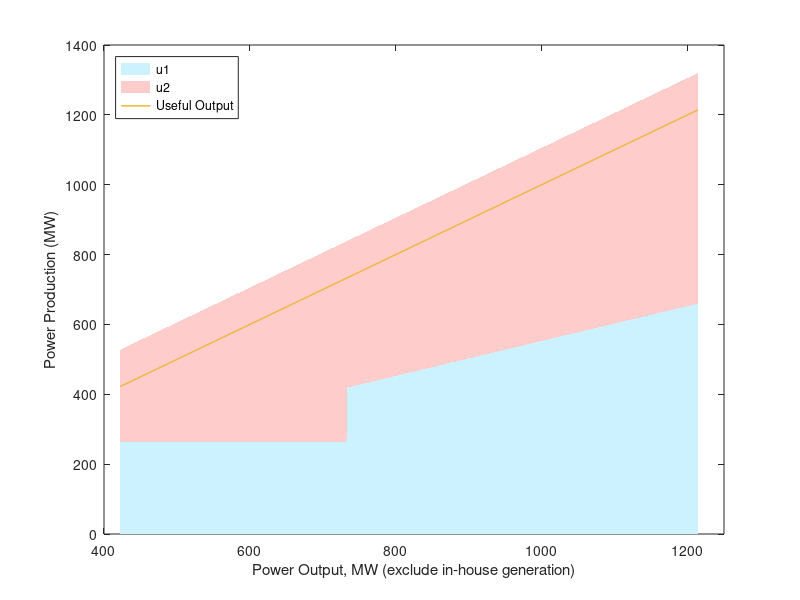
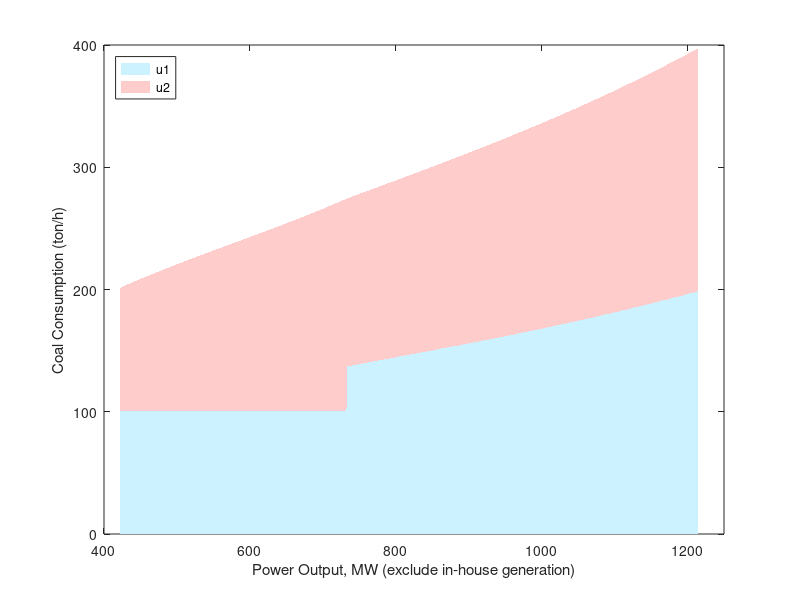

Source code (MATLAB) for these figures, in order:
clear
close all
clc
format compact

coal_nameplate = 660; % [MW]

plot_switch = 'off'; % on/off
switch plot_switch
    case 'on'
coal_fuelrate_x = 0.4:0.01:1; % [normalized]
coal_fuelrate_y = 266*coal_fuelrate_x.^2 -507*coal_fuelrate_x + 542; %[g/kWh]
coal_fuel_x  = coal_fuelrate_x*coal_nameplate; % [MW]
coal_fuel_y = (coal_fuelrate_y*1000).*(coal_fuelrate_x*coal_nameplate)/1e6; % [g/h] -> [ton/h]

% ==============================
% fuel rate
figure(1); clf; hold on;
area([0.4 1]*coal_nameplate, [1 1]*392, 'facec', [0.85 0.98 1], 'edgecolor', 'none');
plot(coal_fuel_x, coal_fuelrate_y, 'linewidth', 1);
xlim([-15 710]);
ylim([298 392]);
my_gridline([1 1 1]*0.85, 'front');
set(gca, 'layer', 'top');
set(gca, 'fontsize', 9);
xlabel('Output Power (MW)');
ylabel('Coal Consumption Rate (g/kWh)', 'fontweight', 'bold', 'fontsize', 12);
set(gcf, 'unit', 'inch', 'pos', [1.0    5.85    5.0000    3.7500]);
set(gca, 'pos', [0.1300    0.115    0.7750    0.77]);
legend('Working Range', 'Fuel Rate');
set(legend, 'pos', [0.4924    0.75    0.2890    0.0950]);
text(0.4*coal_nameplate, mean(get(gca, 'ylim')), '40% of Nameplate Capacity     ', 'rotation', 90, 'horizontalalignment', 'center', 'color', [0.5 0.5 0.5], 'fontsize', 9);
text(1.0*coal_nameplate, mean(get(gca, 'ylim')), '100% of Nameplate Capacity    ', 'rotation', 90, 'horizontalalignment', 'center', 'color', [0.5 0.5 0.5], 'fontsize', 9);

ax_pos = get(gca, 'pos');
x_lim = get(gca, 'xlim');
y_lim = get(gca, 'ylim');
y_tick = get(gca, 'ytick');

ax2 = axes;
set(ax2, 'pos', ax_pos);
set(ax2, 'color', 'none');
set(ax2, 'fontsize', 9);
x_ticklabel = 0:0.15:1.5;
set(ax2, 'xaxislocation', 'top', 'xlim', x_lim, 'xtick', x_ticklabel*coal_nameplate, 'xticklabel', x_ticklabel);
set(ax2, 'yaxislocation', 'right', 'ylim', y_lim, 'ytick', y_tick, 'yticklabel', []);
xlabel('Output Power (Normalized)', 'fontsize', 9);

% ==============================
% fuel consumption
figure(2); clf; hold on;
area([0.4 1]*coal_nameplate, [1 1]*202, 'facec', [0.85 0.98 1], 'edgecolor', 'none');
plot(coal_fuel_x, coal_fuel_y, 'linewidth', 1);
plot([coal_fuel_x(1),coal_fuel_x(end)],[coal_fuel_y(1),coal_fuel_y(end)], '--', 'color', [0.5 0.5 0.5]);
ylim([98 202]);
xlim([-15 710]);

xa = 507/(266*2)*660; % min fuel rate @ 0.953 (i.e. 419MW)
ya = interp1(coal_fuel_x, coal_fuel_y, xa);
plot(xa, ya, 'ko', 'markerf', 'k', 'markersize', 3);
text(xa+0.02, ya+7, 'Min. Fuel Rate      ', 'horizontalalignment', 'right');
text(xa+0.02, ya+2, ['@ ', num2str(xa, '%3.0f'), ' ( (y/x)^{\prime}=0 ) '], 'horizontalalignment', 'right');

xb = 507*2/(266*3*2)*660; % inflection point @ 0.6353 (i.e. 629MW)
yb = interp1(coal_fuel_x, coal_fuel_y, xb);
plot(xb, yb, 'ko', 'markerf', 'k', 'markersize', 3);
text(xb+0.02, yb-4, 'Inflection Point');
text(xb+0.02, yb-8, ['@ ', num2str(xb, '%3.0f'), ' ( y^{\prime\prime}=0 )']);

text(0.4*coal_nameplate, mean(get(gca, 'ylim')), '40% of Nameplate Capacity     ', 'rotation', 90, 'horizontalalignment', 'center', 'color', [0.5 0.5 0.5], 'fontsize', 9);
text(1.0*coal_nameplate, mean(get(gca, 'ylim')), '100% of Nameplate Capacity     ', 'rotation', 90, 'horizontalalignment', 'center', 'color', [0.5 0.5 0.5], 'fontsize', 9);

my_gridline([1 1 1]*0.85, 'front');
set(gca, 'fontsize', 9);
xlabel('Generation (MW)');
ylabel('Coal Consumption (ton/h)', 'fontweight', 'bold', 'fontsize', 12);
set(gcf, 'unit', 'inch', 'pos', [1.0    1.09    5.0000    3.7500]);
set(gca, 'pos', [0.1300    0.115    0.7750    0.77]);

ax_pos = get(gca, 'pos');
x_lim = get(gca, 'xlim');
y_lim = get(gca, 'ylim');
y_tick = get(gca, 'ytick');

ax2 = axes;
set(ax2, 'pos', ax_pos);
set(ax2, 'color', 'none');
set(ax2, 'fontsize', 9);
x_ticklabel = 0:0.15:1.5;
set(ax2, 'xaxislocation', 'top', 'xlim', x_lim, 'xtick', x_ticklabel*coal_nameplate, 'xticklabel', x_ticklabel);
set(ax2, 'yaxislocation', 'right', 'ylim', y_lim, 'ytick', y_tick, 'yticklabel', []);
xlabel('Output Power (Normalized)', 'fontsize', 9);
    case 'off'
        % Nothing
end


%% two coal units
coal_num = 2;
dx1 = 200; % 1000x1000 = 4.33GB RAM
dx2 = 200;
u_coal_unit1 = linspace(0.4,1,dx1) * coal_nameplate;
u_coal_unit2 = linspace(0.4,1,dx2) * coal_nameplate;
[u1_mesh, u2_mesh] = meshgrid(u_coal_unit1, u_coal_unit2);
u = u1_mesh + u2_mesh;

f_coal_unit1 = (266*linspace(0.4,1,dx1).^2 -507*linspace(0.4,1,dx1) + 542).*linspace(0.4,1,dx1)*coal_nameplate/1e3; %[g/kWh]
f_coal_unit2 = (266*linspace(0.4,1,dx2).^2 -507*linspace(0.4,1,dx2) + 542).*linspace(0.4,1,dx2)*coal_nameplate/1e3; %[g/kWh]
[f1,f2] = meshgrid(f_coal_unit1,f_coal_unit2);
f_coal = f1 + f2;

u_unique = (0.4*coal_nameplate*coal_num):1:(coal_nameplate*coal_num);
v_unique = u_unique - 0.08*coal_nameplate*coal_num;

tic;
opt_f = -1*ones(1, length(v_unique));
opt_u1 = -1*ones(1, length(v_unique));
opt_u2 = -1*ones(1, length(v_unique));
opt_v1 = -1*ones(1, length(v_unique));
opt_v2 = -1*ones(1, length(v_unique));
for i = 1:length(v_unique)
    q = v_unique(i);
    u1 = linspace(min(u_coal_unit1),max(u_coal_unit1),2000);
    v1 = u1 - 0.08*coal_nameplate;
    v2 = q - v1;
    u2 = v2 + 0.08*coal_nameplate;
    f = interp2(u_coal_unit1, u_coal_unit2, f_coal, u1, u2);
    if any(~isnan(f))
        [value,id] = min(f);
        opt_u1(i) = u1(id);
        opt_u2(i) = u2(id);
        opt_v1(i) = v1(id);
        opt_v2(i) = v2(id);
        opt_f(i) = value;
    end
end
exclud_id = find(opt_f==-1);
u_unique(exclud_id) = [];
v_unique(exclud_id) = [];
opt_u1(exclud_id) = [];
opt_u2(exclud_id) = [];
opt_f(exclud_id) = [];
toc;

% save('TwoUnits', ...
%      'v_unique', 'opt_f', ...
%      'opt_u1', 'opt_u2', ...
%      'opt_v1', 'opt_v2', ...
%      'dx1', 'dx2');

figure(3); clf; hold on; box on;
ha = area(v_unique, [opt_u1; opt_u2]');
plot(v_unique, v_unique, 'linewidth', 1);
set(ha(1), 'facec', [0.8 0.95 1], 'edgecolor', 'none');
set(ha(2), 'facec', [1 0.8 0.8], 'edgecolor', 'none');
xlabel('Power Output, MW (exclude in-house generation)')
ylabel('Power Production (MW)');
xlim([400 1250]);
legend('u1', 'u2', 'Useful Output');
set(legend, 'location', 'northwest');

figure(31); clf; hold on; box on;
opt_f1 = interp1(u_coal_unit1, f_coal_unit1, opt_u1);
opt_f2 = interp1(u_coal_unit2, f_coal_unit2, opt_u2);
ha = area(v_unique, [opt_f1; opt_f2]');
set(ha(1), 'facec', [0.8 0.95 1], 'edgecolor', 'none');
set(ha(2), 'facec', [1 0.8 0.8], 'edgecolor', 'none');
xlabel('Power Output, MW (exclude in-house generation)')
ylabel('Coal Consumption (ton/h)');
xlim([400 1250]);
legend(ha, 'u1', 'u2');
set(legend, 'location', 'northwest');


%% ========================================================================
plot_switch = 'off'; % on/off
switch plot_switch
    case 'on' % don't plot
dx1 = 10; % very course grid for plotting
dx2 = 15;
u_coal_unit1 = linspace(0.4,1,dx1) * coal_nameplate;
u_coal_unit2 = linspace(0.4,1,dx2) * coal_nameplate;
[u1_mesh, u2_mesh] = meshgrid(u_coal_unit1, u_coal_unit2);
u = u1_mesh + u2_mesh;
f_coal_unit1 = (266*linspace(0.4,1,dx1).^2 -507*linspace(0.4,1,dx1) + 542).*(linspace(0.4,1,dx1)*coal_nameplate/1e3); %[g/kWh]
f_coal_unit2 = (266*linspace(0.4,1,dx2).^2 -507*linspace(0.4,1,dx2) + 542).*(linspace(0.4,1,dx2)*coal_nameplate/1e3); %[g/kWh]
[f1,f2] = meshgrid(f_coal_unit1,f_coal_unit2);
f_coal = f1 + f2;

% ==============================
figure(4); clf;
mesh(u_coal_unit1, u_coal_unit2, u); hold on;
plot3(opt_u1, opt_u2, u_unique, 'o-', 'linewidth', 1, 'markersize', 4);
xlabel('u1 (MW)');
ylabel('u2 (MW)');
zlabel('Combined Power Output (MW)');
view(315, 35);
set(gcf, 'unit', 'inch', 'pos', [1.0    5.85    5.0000    3.7500]);

figure(41); clf;
mesh(u_coal_unit1, u_coal_unit2, u); hold on;
plot3(opt_u1, opt_u2, u_unique, 'o-', 'linewidth', 1, 'markersize', 4);
xlabel('u1 (MW)');
ylabel('u2 (MW)');
zlabel('Combined Power Output (MW)');
axis equal
xlim([250 680])
ylim([250 680])
view(0, 90);
set(gcf, 'unit', 'inch', 'pos', [1.0    1.09    5.0000    3.7500]);

% ==============================
figure(5); clf;
mesh(u_coal_unit1, u_coal_unit2, f_coal); hold on;
surface([0.4 1]*coal_nameplate, [0.4 1]*coal_nameplate, ones(2,2)*299.4, 'facec', [1 0.5 0.5], 'edgecolor', 'none');
plot3([0.44 1]*coal_nameplate, [1 0.44]*coal_nameplate, ones(1,2)*299.4, 'color', 'k')
alpha(0.7);
xlabel('u1 (MW)');
ylabel('u2 (MW)');
zlabel('Combined Fuel Consumption (ton/h)');
% view(315, 45);
view(-110, 25);
set(gcf, 'unit', 'inch', 'pos', [6.2    5.85    5.0000    3.7500]);

figure(51); clf;
mesh(u_coal_unit1, u_coal_unit2, f_coal); hold on;
surface([0.4 1]*coal_nameplate, [0.4 1]*coal_nameplate, ones(2,2)*299.4, 'facec', [1 0.5 0.5], 'edgecolor', 'none');
plot3([0.44 1]*coal_nameplate, [1 0.44]*coal_nameplate, ones(1,2)*400, 'color', 'k', 'linewidth', 1)
alpha(0.7);
xlabel('u1 (MW)');
ylabel('u2 (MW)');
zlabel('Combined Fuel Consumption (ton/h)');
axis equal
xlim([250 680])
ylim([250 680])
view(0, 90);
set(gcf, 'units', 'inch', 'pos', [6.25  1.0900   5   3.75]);

figure(52); clf;
mesh(u_coal_unit1, u_coal_unit2, f_coal); hold on;
plot3(opt_u1, opt_u2, opt_f, 'o-', 'linewidth', 1, 'markersize', 4);
alpha(0.8);
xlabel('u1 (MW)');
ylabel('u2 (MW)');
zlabel('Combined Fuel Consumption (ton/h)');
view(315, 15);
set(gcf, 'unit', 'inch', 'pos', [11.4    5.85    5.0000    3.7500]);

% ==============================
figure(6); clf; hold on; box on;
plot([200 800], [200 800], '-', 'color', [0.7 0.7 0.7]);
plot(opt_u1, opt_u2, 'o-', 'markersize', 3);
xlabel('Optimal u1');
ylabel('Optimal u2');
set(gcf, 'unit', 'inch', 'pos', [11.4    1.0900    5.0000    3.7500]);
axis equal;
axis([200 800 200 800]);
my_gridline;
    otherwise % don't plot
        % Nothing
end


%% Another way to optimize the two-units case (but with dx1 = 1000, solution still zigzags because the cost difference is too small)
% dx1 = 1000; % 4.33GB RAM
% dx2 = 1000;
% u_coal_unit1 = linspace(0.4,1,dx1) * coal_nameplate;
% u_coal_unit2 = linspace(0.4,1,dx2) * coal_nameplate;
% [u1_mesh, u2_mesh] = meshgrid(u_coal_unit1, u_coal_unit2);
% u = u1_mesh + u2_mesh;
% 
% v_coal_unit1 = u_coal_unit1-0.08*coal_nameplate;
% v_coal_unit2 = u_coal_unit2-0.08*coal_nameplate;
% [v1_mesh, v2_mesh] = meshgrid(v_coal_unit1, v_coal_unit2);
% v = v1_mesh + v2_mesh;
% v_unique = unique(v);
% 
% f_coal_unit1 = (266*linspace(0.4,1,dx1).^2 -507*linspace(0.4,1,dx1) + 542).*linspace(0.4,1,dx1)*coal_nameplate/1e3; %[g/kWh]
% f_coal_unit2 = (266*linspace(0.4,1,dx2).^2 -507*linspace(0.4,1,dx2) + 542).*linspace(0.4,1,dx2)*coal_nameplate/1e3; %[g/kWh]
% [f1,f2] = meshgrid(f_coal_unit1,f_coal_unit2);
% f_coal = f1 + f2;
% 
% tic;
% for i = 1:length(v_unique) 
%     id_extract = find(v(:)==v_unique(i));
%     
%     if length(id_extract) > 1
%         f = f_coal(id_extract);
%         u1_extract = u1_mesh(id_extract);
%         u2_extract = u2_mesh(id_extract);
%         v1_extract = v1_mesh(id_extract);
%         v2_extract = v2_mesh(id_extract);
%         
%         id2 = u2_extract >= u1_extract;
%         check_valid = id2;
%         id_valid = find(check_valid == 1);
%         
%         if isempty(id_valid)
%             disp('error!!!');
%         elseif length(id_valid) == 1
%             opt_f(i) = f(id_valid);
%             opt_u1(i) = u1_mesh(id_extract(id_valid));
%             opt_u2(i) = u2_mesh(id_extract(id_valid));
%             opt_v1(i) = v1_mesh(id_extract(id_valid));
%             opt_v2(i) = v2_mesh(id_extract(id_valid));
%         else % length(id_valid) > 1
%             f_valid = f(id_valid);
%             [value, id_opt] = min(f_valid);
%             opt_f(i) = value;
%             opt_u1(i) = u1_mesh(id_extract(id_valid(id_opt)));
%             opt_u2(i) = u2_mesh(id_extract(id_valid(id_opt)));
%             opt_v1(i) = v1_mesh(id_extract(id_valid(id_opt)));
%             opt_v2(i) = v2_mesh(id_extract(id_valid(id_opt)));
%         end
%     else
%         opt_f(i) = f_coal(id_extract);
%         opt_u1(i) = u1_mesh(id_extract);
%         opt_u2(i) = u2_mesh(id_extract);
%         opt_v1(i) = v1_mesh(id_extract);
%         opt_v2(i) = v2_mesh(id_extract);
%     end    
% end
% tt = toc
% 
% figure(7); clf; hold on; box on;
% ha = area(v_unique, [opt_u1; opt_u2]');
% plot(v_unique, v_unique, 'linewidth', 1);
% set(ha(1), 'facec', [0.8 0.95 1], 'edgecolor', 'none');
% set(ha(2), 'facec', [1 0.8 0.8], 'edgecolor', 'none');
% xlabel('Power Output, MW (exclude in-house generation)')
% ylabel('Power Production (MW)');
% xlim([400 1250]);
% legend('u1', 'u2', 'Useful Output');
% set(legend, 'location', 'northwest');


%% three coal units
% dx1 = 100;
% dx2 = 100;
% dx3 = 100;
% u_coal_unit1 = linspace(0.4,1,dx1) * coal_nameplate;
% u_coal_unit2 = linspace(0.4,1,dx2) * coal_nameplate;
% u_coal_unit3 = linspace(0.4,1,dx3) * coal_nameplate;
% u_coal_unit1 = roundn(u_coal_unit1, -1);
% u_coal_unit2 = roundn(u_coal_unit2, -1);
% u_coal_unit3 = roundn(u_coal_unit3, -1);
% [u1_mesh, u2_mesh, u3_mesh] = meshgrid(u_coal_unit1, u_coal_unit2, u_coal_unit3);
% 
% v_coal_unit1 = u_coal_unit1-0.08*coal_nameplate;
% v_coal_unit2 = u_coal_unit2-0.08*coal_nameplate;
% v_coal_unit3 = u_coal_unit3-0.08*coal_nameplate;
% v_coal_unit1 = roundn(v_coal_unit1, -1);
% v_coal_unit2 = roundn(v_coal_unit2, -1);
% v_coal_unit3 = roundn(v_coal_unit3, -1);
% [v1_mesh, v2_mesh, v3_mesh] = meshgrid(v_coal_unit1, v_coal_unit2, v_coal_unit3);
% v = v1_mesh + v2_mesh + v3_mesh;
% 
% f_coal_unit1 = (266*linspace(0.4,1,dx1).^2 -507*linspace(0.4,1,dx1) + 542).*linspace(0.4,1,dx1)*coal_nameplate/1e3; %[g/kWh]
% f_coal_unit2 = (266*linspace(0.4,1,dx2).^2 -507*linspace(0.4,1,dx2) + 542).*linspace(0.4,1,dx2)*coal_nameplate/1e3;
% f_coal_unit3 = (266*linspace(0.4,1,dx3).^2 -507*linspace(0.4,1,dx3) + 542).*linspace(0.4,1,dx3)*coal_nameplate/1e3;
% [f1, f2, f3] = meshgrid(f_coal_unit1, f_coal_unit2, f_coal_unit3);
% f_coal = f1 + f2 + f3;
% 
% v_unique = unique(v(:));
% opt_f = -1*ones(1, length(v_unique));
% opt_u1 = -1*ones(1, length(v_unique));
% opt_u2 = -1*ones(1, length(v_unique));
% opt_u3 = -1*ones(1, length(v_unique));
% opt_v1 = -1*ones(1, length(v_unique));
% opt_v2 = -1*ones(1, length(v_unique));
% opt_v3 = -1*ones(1, length(v_unique));
% 
% tic;
% for i = 1:length(v_unique)
%     id_extract = find(v(:)==v_unique(i));
%     
%     if length(id_extract) > 1
%         f = f_coal(id_extract);
%         u1_extract = u1_mesh(id_extract);
%         u2_extract = u2_mesh(id_extract);
%         u3_extract = u3_mesh(id_extract);
%         v1_extract = v1_mesh(id_extract);
%         v2_extract = v2_mesh(id_extract);
%         v3_extract = v3_mesh(id_extract);
%         
%         id2 = u2_extract >= u1_extract;
%         id3 = u3_extract >= u2_extract;
%         check_valid = id2 & id3;
%         id_valid = find(check_valid == 1);
%         
%         if isempty(id_valid)
%             disp('error!!!');
%         elseif length(id_valid) == 1
%             opt_f(i) = f(id_valid);
%             opt_u1(i) = u1_mesh(id_extract(id_valid));
%             opt_u2(i) = u2_mesh(id_extract(id_valid));
%             opt_u3(i) = u3_mesh(id_extract(id_valid));
%             opt_v1(i) = v1_mesh(id_extract(id_valid));
%             opt_v2(i) = v2_mesh(id_extract(id_valid));
%             opt_v3(i) = v3_mesh(id_extract(id_valid));
%         else % length(id_valid) > 1
%             f_valid = f(id_valid);
%             [value, id_opt] = min(f_valid);
%             opt_f(i) = value;
%             opt_u1(i) = u1_mesh(id_extract(id_valid(id_opt)));
%             opt_u2(i) = u2_mesh(id_extract(id_valid(id_opt)));
%             opt_u3(i) = u3_mesh(id_extract(id_valid(id_opt)));
%             opt_v1(i) = v1_mesh(id_extract(id_valid(id_opt)));
%             opt_v2(i) = v2_mesh(id_extract(id_valid(id_opt)));
%             opt_v3(i) = v3_mesh(id_extract(id_valid(id_opt)));
%         end
%     else
%         opt_f(i) = f_coal(id_extract);
%         opt_u1(i) = u1_mesh(id_extract);
%         opt_u2(i) = u2_mesh(id_extract);
%         opt_u3(i) = u3_mesh(id_extract);
%         opt_v1(i) = v1_mesh(id_extract);
%         opt_v2(i) = v2_mesh(id_extract);
%         opt_v3(i) = v3_mesh(id_extract);
%     end
% end
% tt = toc;
% 
% exclud_id = find(opt_f==-1);
% v_unique(exclud_id) = [];
% opt_u1(exclud_id) = [];
% opt_u2(exclud_id) = [];
% opt_u3(exclud_id) = [];
% opt_v1(exclud_id) = [];
% opt_v2(exclud_id) = [];
% opt_v3(exclud_id) = [];
% opt_f(exclud_id) = [];
% 
% if (dx1 == 100)
% save('ThreeUnits', ...
%      'v_unique', 'opt_f', ...
%      'opt_u1', 'opt_u2', 'opt_u3', ...
%      'opt_v1', 'opt_v2', 'opt_v3', ...
%      'dx1', 'dx2', 'dx3');
% end
% 
% % =================================
% figure(8); clf;  hold on; box on;
% ha = area(v_unique, [opt_u1; opt_u2; opt_u3]', 'edgecolor', 'none');
% plot(v_unique, opt_v1+opt_v2+opt_v3);
% set(ha(1), 'facec', [0.5 0.85 1]);
% set(ha(2), 'facec', [1 0.6 0.6]);
% set(ha(3), 'facec', [1 0.8 0]);
% xlim([600 1850]);
% title([num2str(dx1), 'x' num2str(dx2), 'x' num2str(dx3), ' (', num2str(tt, '%10.1f'), ' sec)']);
% xlabel('Power Output (MW) (exclude in-house use)');
% ylabel('Power Production (MW)');
% legend('u1', 'u2', 'u3', 'Useful Output');
% set(legend, 'location', 'northwest');


%% Four units
% tic;
% dx1 = 80; % use 8.6 GB RAM
% dx2 = 80;
% dx3 = 80;
% dx4 = 80;
% u_coal_unit1 = linspace(0.4,1,dx1) * coal_nameplate;
% u_coal_unit2 = linspace(0.4,1,dx2) * coal_nameplate;
% u_coal_unit3 = linspace(0.4,1,dx3) * coal_nameplate;
% u_coal_unit4 = linspace(0.4,1,dx4) * coal_nameplate;
% u_coal_unit1 = roundn(u_coal_unit1, -1);
% u_coal_unit2 = roundn(u_coal_unit2, -1);
% u_coal_unit3 = roundn(u_coal_unit3, -1);
% u_coal_unit4 = roundn(u_coal_unit4, -1);
% [u1_mesh, u2_mesh, u3_mesh, u4_mesh] = ndgrid(u_coal_unit1, u_coal_unit2, u_coal_unit3, u_coal_unit4);
% 
% v_coal_unit1 = u_coal_unit1-0.08*coal_nameplate;
% v_coal_unit2 = u_coal_unit2-0.08*coal_nameplate;
% v_coal_unit3 = u_coal_unit3-0.08*coal_nameplate;
% v_coal_unit4 = u_coal_unit4-0.08*coal_nameplate;
% v_coal_unit1 = roundn(v_coal_unit1, -1);
% v_coal_unit2 = roundn(v_coal_unit2, -1);
% v_coal_unit3 = roundn(v_coal_unit3, -1);
% v_coal_unit4 = roundn(v_coal_unit4, -1);
% [v1_mesh, v2_mesh, v3_mesh, v4_mesh] = ndgrid(v_coal_unit1, v_coal_unit2, v_coal_unit3, v_coal_unit4);
% v = v1_mesh + v2_mesh + v3_mesh + v4_mesh;
% 
% f_coal_unit1 = (266*linspace(0.4,1,dx1).^2 -507*linspace(0.4,1,dx1) + 542).*linspace(0.4,1,dx1)*coal_nameplate/1e3; %[g/kWh]
% f_coal_unit2 = (266*linspace(0.4,1,dx2).^2 -507*linspace(0.4,1,dx2) + 542).*linspace(0.4,1,dx2)*coal_nameplate/1e3;
% f_coal_unit3 = (266*linspace(0.4,1,dx2).^2 -507*linspace(0.4,1,dx3) + 542).*linspace(0.4,1,dx3)*coal_nameplate/1e3;
% f_coal_unit4 = (266*linspace(0.4,1,dx2).^2 -507*linspace(0.4,1,dx4) + 542).*linspace(0.4,1,dx4)*coal_nameplate/1e3;
% [f1, f2, f3, f4] = ndgrid(f_coal_unit1, f_coal_unit2, f_coal_unit3, f_coal_unit4);
% f_coal = f1 + f2 + f3 + f4;
% toc;
% 
% v_unique = unique(v(:));
% opt_u1 = -1*ones(1, length(v_unique));
% opt_u2 = -1*ones(1, length(v_unique));
% opt_u3 = -1*ones(1, length(v_unique));
% opt_u4 = -1*ones(1, length(v_unique));
% opt_v1 = -1*ones(1, length(v_unique));
% opt_v2 = -1*ones(1, length(v_unique));
% opt_v3 = -1*ones(1, length(v_unique));
% opt_v4 = -1*ones(1, length(v_unique));
% opt_f = -1*ones(1, length(v_unique));
% 
% tic;
% for i = 1:length(v_unique)
%     id_extract = find(v(:)==v_unique(i));
%     
%     if length(id_extract) > 1
%         f = f_coal(id_extract);
%         u1_extract = u1_mesh(id_extract);
%         u2_extract = u2_mesh(id_extract);
%         u3_extract = u3_mesh(id_extract);
%         u4_extract = u4_mesh(id_extract);
%         v1_extract = v1_mesh(id_extract);
%         v2_extract = v2_mesh(id_extract);
%         v3_extract = v3_mesh(id_extract);
%         v4_extract = v4_mesh(id_extract);
%         
%         id2 = u2_extract >= u1_extract;
%         id3 = u3_extract >= u2_extract;
%         id4 = u4_extract >= u3_extract;
%         check_valid = id2 & id3 & id4;
%         id_valid = find(check_valid == 1);
%         
%         if isempty(id_valid)
%             disp('error!!!');
%         elseif length(id_valid) == 1
%             opt_f(i) = f(id_valid);
%             opt_u1(i) = u1_mesh(id_extract(id_valid));
%             opt_u2(i) = u2_mesh(id_extract(id_valid));
%             opt_u3(i) = u3_mesh(id_extract(id_valid));
%             opt_u4(i) = u4_mesh(id_extract(id_valid));
%             opt_v1(i) = v1_mesh(id_extract(id_valid));
%             opt_v2(i) = v2_mesh(id_extract(id_valid));
%             opt_v3(i) = v3_mesh(id_extract(id_valid));
%             opt_v4(i) = v4_mesh(id_extract(id_valid));
%         else % length(id_valid) > 1
%             f_valid = f(id_valid);
%             [value, id_opt] = min(f_valid);
%             opt_f(i) = value;
%             opt_u1(i) = u1_mesh(id_extract(id_valid(id_opt)));
%             opt_u2(i) = u2_mesh(id_extract(id_valid(id_opt)));
%             opt_u3(i) = u3_mesh(id_extract(id_valid(id_opt)));
%             opt_u4(i) = u4_mesh(id_extract(id_valid(id_opt)));
%             opt_v1(i) = v1_mesh(id_extract(id_valid(id_opt)));
%             opt_v2(i) = v2_mesh(id_extract(id_valid(id_opt)));
%             opt_v3(i) = v3_mesh(id_extract(id_valid(id_opt)));
%             opt_v4(i) = v4_mesh(id_extract(id_valid(id_opt)));
%         end
%     else % length(id_extract) == 1
%         opt_f(i) = f_coal(id_extract);
%         opt_u1(i) = u1_mesh(id_extract);
%         opt_u2(i) = u2_mesh(id_extract);
%         opt_u3(i) = u3_mesh(id_extract);
%         opt_u4(i) = u4_mesh(id_extract);
%         opt_v1(i) = v1_mesh(id_extract);
%         opt_v2(i) = v2_mesh(id_extract);
%         opt_v3(i) = v3_mesh(id_extract);
%         opt_v4(i) = v4_mesh(id_extract);
%     end
% end
% tt = toc
% 
% exclud_id = find(opt_f==-1);
% v_unique(exclud_id) = [];
% opt_u1(exclud_id) = [];
% opt_u2(exclud_id) = [];
% opt_u3(exclud_id) = [];
% opt_u4(exclud_id) = [];
% opt_v1(exclud_id) = [];
% opt_v2(exclud_id) = [];
% opt_v3(exclud_id) = [];
% opt_v4(exclud_id) = [];
% opt_f(exclud_id) = [];
% 
% if (dx1==80)
% save('FourUnits', ...
%      'v_unique', 'opt_f', ...
%      'opt_u1', 'opt_u2', 'opt_u3', 'opt_u4', ...
%      'opt_v1', 'opt_v2', 'opt_v3', 'opt_v4', ...
%      'dx1', 'dx2', 'dx3', 'dx4');
% end
% 
% % =================================
% figure(9); clf; hold on; box on;
% ha = area(v_unique, [opt_u1; opt_u2; opt_u3; opt_u4]', 'edgecolor', 'none');
% plot(v_unique, opt_v1+opt_v2+opt_v3+opt_v4);
% set(ha(1), 'facec', [0.5 0.85 1]);
% set(ha(2), 'facec', [1 0.6 0.6]);
% set(ha(3), 'facec', [1 0.8 0]);
% xlim([800 2500]);
% title([num2str(dx1), 'x' num2str(dx2), 'x' num2str(dx3), ' (', num2str(tt, '%10.1f'), ' sec)']);
% xlabel('Power Output (MW) (exclude in-house use)');
% ylabel('Power Production (MW)');
% legend('u1', 'u2', 'u3', 'u4', 'Useful Output');
% set(legend, 'location', 'northwest');


